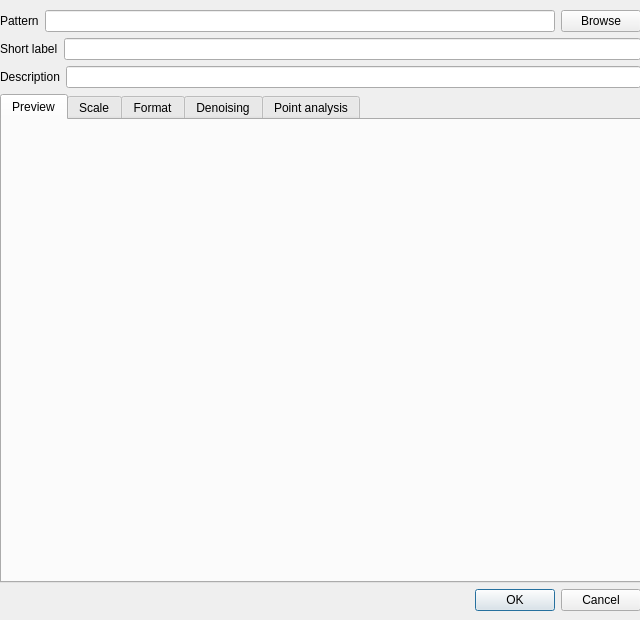
<?xml version="1.0" encoding="UTF-8"?>
<ui version="4.0">
 <class>Dialog</class>
 <widget class="QDialog" name="Dialog">
  <property name="geometry">
   <rect>
    <x>0</x>
    <y>0</y>
    <width>640</width>
    <height>620</height>
   </rect>
  </property>
  <property name="windowTitle">
   <string>Dialog</string>
  </property>
  <widget class="QWidget" name="layoutWidget">
   <property name="geometry">
    <rect>
     <x>0</x>
     <y>10</y>
     <width>641</width>
     <height>601</height>
    </rect>
   </property>
   <layout class="QVBoxLayout" name="verticalLayout_4">
    <item>
     <layout class="QVBoxLayout" name="verticalLayout_3">
      <item>
       <layout class="QHBoxLayout" name="horizontalLayout">
        <item>
         <widget class="QLabel" name="label">
          <property name="text">
           <string>Pattern</string>
          </property>
         </widget>
        </item>
        <item>
         <widget class="QLineEdit" name="pattern_box">
          <property name="toolTip">
           <string>&lt;html&gt;&lt;head/&gt;&lt;body&gt;&lt;p&gt;Enter the pattern to the maps. Replace the component part by {component}. Use the browse button to navigate the filesystem.&lt;/p&gt;&lt;/body&gt;&lt;/html&gt;</string>
          </property>
         </widget>
        </item>
        <item>
         <widget class="QPushButton" name="browse_button">
          <property name="text">
           <string>Browse</string>
          </property>
         </widget>
        </item>
       </layout>
      </item>
      <item>
       <layout class="QHBoxLayout" name="horizontalLayout_9">
        <item>
         <widget class="QLabel" name="label_12">
          <property name="text">
           <string>Short label</string>
          </property>
         </widget>
        </item>
        <item>
         <widget class="QLineEdit" name="short_label_edit"/>
        </item>
       </layout>
      </item>
      <item>
       <layout class="QHBoxLayout" name="horizontalLayout_2">
        <item>
         <widget class="QLabel" name="label_2">
          <property name="text">
           <string>Description</string>
          </property>
         </widget>
        </item>
        <item>
         <widget class="QLineEdit" name="description_box"/>
        </item>
       </layout>
      </item>
     </layout>
    </item>
    <item>
     <widget class="QTabWidget" name="tabWidget">
      <property name="currentIndex">
       <number>0</number>
      </property>
      <widget class="QWidget" name="preview_tab">
       <property name="enabled">
        <bool>true</bool>
       </property>
       <property name="toolTip">
        <string>&lt;html&gt;&lt;head/&gt;&lt;body&gt;&lt;p&gt;Preview the BSE map&lt;/p&gt;&lt;/body&gt;&lt;/html&gt;</string>
       </property>
       <attribute name="title">
        <string>Preview</string>
       </attribute>
      </widget>
      <widget class="QWidget" name="tab">
       <attribute name="title">
        <string>Scale</string>
       </attribute>
       <widget class="QWidget" name="">
        <property name="geometry">
         <rect>
          <x>60</x>
          <y>40</y>
          <width>304</width>
          <height>74</height>
         </rect>
        </property>
        <layout class="QVBoxLayout" name="verticalLayout_6">
         <item>
          <layout class="QHBoxLayout" name="horizontalLayout_11">
           <item>
            <widget class="QLabel" name="label_24">
             <property name="text">
              <string>Pixel size:</string>
             </property>
            </widget>
           </item>
           <item>
            <widget class="QDoubleSpinBox" name="dx_scale_box">
             <property name="decimals">
              <number>2</number>
             </property>
             <property name="maximum">
              <double>9999.000000000000000</double>
             </property>
            </widget>
           </item>
           <item>
            <widget class="QLabel" name="label_23">
             <property name="text">
              <string>nm</string>
             </property>
            </widget>
           </item>
          </layout>
         </item>
        </layout>
       </widget>
      </widget>
      <widget class="QWidget" name="format_tab">
       <attribute name="title">
        <string>Format</string>
       </attribute>
       <widget class="QWidget" name="layoutWidget">
        <property name="geometry">
         <rect>
          <x>70</x>
          <y>20</y>
          <width>161</width>
          <height>331</height>
         </rect>
        </property>
        <layout class="QVBoxLayout" name="verticalLayout_5">
         <item>
          <widget class="QLabel" name="label_20">
           <property name="text">
            <string>BSE map input format:</string>
           </property>
          </widget>
         </item>
         <item>
          <layout class="QGridLayout" name="gridLayout_2">
           <item row="0" column="0">
            <widget class="QLabel" name="label_14">
             <property name="text">
              <string>Delimiter</string>
             </property>
            </widget>
           </item>
           <item row="0" column="1">
            <widget class="QLineEdit" name="format_bse_delim">
             <property name="inputMethodHints">
              <set>Qt::ImhNone</set>
             </property>
             <property name="alignment">
              <set>Qt::AlignRight|Qt::AlignTrailing|Qt::AlignVCenter</set>
             </property>
            </widget>
           </item>
           <item row="1" column="0">
            <widget class="QLabel" name="label_15">
             <property name="text">
              <string>Max Value</string>
             </property>
            </widget>
           </item>
           <item row="1" column="1">
            <widget class="QLineEdit" name="format_bse_max">
             <property name="inputMethodHints">
              <set>Qt::ImhDigitsOnly</set>
             </property>
             <property name="alignment">
              <set>Qt::AlignRight|Qt::AlignTrailing|Qt::AlignVCenter</set>
             </property>
            </widget>
           </item>
           <item row="2" column="0">
            <widget class="QLabel" name="label_16">
             <property name="text">
              <string>Min Value</string>
             </property>
            </widget>
           </item>
           <item row="2" column="1">
            <widget class="QLineEdit" name="format_bse_min">
             <property name="inputMethodHints">
              <set>Qt::ImhDigitsOnly</set>
             </property>
             <property name="alignment">
              <set>Qt::AlignRight|Qt::AlignTrailing|Qt::AlignVCenter</set>
             </property>
            </widget>
           </item>
          </layout>
         </item>
         <item>
          <widget class="QLabel" name="label_21">
           <property name="text">
            <string>EDS map input format:</string>
           </property>
          </widget>
         </item>
         <item>
          <layout class="QGridLayout" name="gridLayout_3">
           <item row="0" column="0">
            <widget class="QLabel" name="label_17">
             <property name="text">
              <string>Delimiter</string>
             </property>
            </widget>
           </item>
           <item row="0" column="1">
            <widget class="QLineEdit" name="format_eds_delim">
             <property name="alignment">
              <set>Qt::AlignRight|Qt::AlignTrailing|Qt::AlignVCenter</set>
             </property>
            </widget>
           </item>
           <item row="1" column="0">
            <widget class="QLabel" name="label_18">
             <property name="text">
              <string>Max Value</string>
             </property>
            </widget>
           </item>
           <item row="1" column="1">
            <widget class="QLineEdit" name="format_eds_max">
             <property name="inputMethodHints">
              <set>Qt::ImhDigitsOnly</set>
             </property>
             <property name="alignment">
              <set>Qt::AlignRight|Qt::AlignTrailing|Qt::AlignVCenter</set>
             </property>
            </widget>
           </item>
           <item row="2" column="0">
            <widget class="QLabel" name="label_19">
             <property name="text">
              <string>Min Value</string>
             </property>
            </widget>
           </item>
           <item row="2" column="1">
            <widget class="QLineEdit" name="format_eds_min">
             <property name="inputMethodHints">
              <set>Qt::ImhDigitsOnly</set>
             </property>
             <property name="alignment">
              <set>Qt::AlignRight|Qt::AlignTrailing|Qt::AlignVCenter</set>
             </property>
            </widget>
           </item>
          </layout>
         </item>
        </layout>
       </widget>
      </widget>
      <widget class="QWidget" name="filter_tab">
       <attribute name="title">
        <string>Denoising</string>
       </attribute>
       <widget class="QWidget" name="layoutWidget">
        <property name="geometry">
         <rect>
          <x>70</x>
          <y>60</y>
          <width>281</width>
          <height>141</height>
         </rect>
        </property>
        <layout class="QGridLayout" name="gridLayout">
         <item row="3" column="1">
          <widget class="QLabel" name="label_11">
           <property name="text">
            <string>Sigma</string>
           </property>
          </widget>
         </item>
         <item row="1" column="0">
          <widget class="QRadioButton" name="tv_filter_check">
           <property name="text">
            <string>Total variation</string>
           </property>
           <property name="checked">
            <bool>true</bool>
           </property>
          </widget>
         </item>
         <item row="2" column="2">
          <widget class="QSpinBox" name="radius_filter_box">
           <property name="maximum">
            <number>999</number>
           </property>
           <property name="value">
            <number>3</number>
           </property>
          </widget>
         </item>
         <item row="3" column="0">
          <widget class="QRadioButton" name="gaussian_filter_check">
           <property name="text">
            <string>Gaussian filter</string>
           </property>
          </widget>
         </item>
         <item row="3" column="2">
          <widget class="QDoubleSpinBox" name="sigma_filter_box">
           <property name="decimals">
            <number>3</number>
           </property>
           <property name="value">
            <double>0.500000000000000</double>
           </property>
          </widget>
         </item>
         <item row="1" column="2">
          <widget class="QLineEdit" name="weight_filter_box">
           <property name="inputMethodHints">
            <set>Qt::ImhDigitsOnly</set>
           </property>
           <property name="inputMask">
            <string>0.01</string>
           </property>
          </widget>
         </item>
         <item row="2" column="0">
          <widget class="QRadioButton" name="mean_filter_check">
           <property name="text">
            <string>Mean filter</string>
           </property>
          </widget>
         </item>
         <item row="2" column="1">
          <widget class="QLabel" name="label_10">
           <property name="text">
            <string>Radius</string>
           </property>
          </widget>
         </item>
         <item row="1" column="1">
          <widget class="QLabel" name="label_9">
           <property name="text">
            <string>Weight</string>
           </property>
          </widget>
         </item>
         <item row="0" column="0">
          <widget class="QRadioButton" name="no_filter_check">
           <property name="text">
            <string>No Filter</string>
           </property>
          </widget>
         </item>
         <item row="0" column="1">
          <spacer name="horizontalSpacer">
           <property name="orientation">
            <enum>Qt::Horizontal</enum>
           </property>
           <property name="sizeHint" stdset="0">
            <size>
             <width>40</width>
             <height>20</height>
            </size>
           </property>
          </spacer>
         </item>
         <item row="0" column="2">
          <spacer name="horizontalSpacer_2">
           <property name="orientation">
            <enum>Qt::Horizontal</enum>
           </property>
           <property name="sizeHint" stdset="0">
            <size>
             <width>40</width>
             <height>20</height>
            </size>
           </property>
          </spacer>
         </item>
        </layout>
       </widget>
      </widget>
      <widget class="QWidget" name="param_tab">
       <attribute name="title">
        <string>Point analysis</string>
       </attribute>
       <widget class="QWidget" name="layoutWidget">
        <property name="geometry">
         <rect>
          <x>20</x>
          <y>20</y>
          <width>511</width>
          <height>341</height>
         </rect>
        </property>
        <layout class="QVBoxLayout" name="verticalLayout_2">
         <item>
          <widget class="QCheckBox" name="segmentation_check">
           <property name="text">
            <string>Use segmentation</string>
           </property>
           <property name="checked">
            <bool>true</bool>
           </property>
          </widget>
         </item>
         <item>
          <layout class="QVBoxLayout" name="verticalLayout">
           <item>
            <layout class="QHBoxLayout" name="horizontalLayout_3">
             <item>
              <widget class="QLabel" name="label_3">
               <property name="text">
                <string>Green</string>
               </property>
              </widget>
             </item>
             <item>
              <widget class="QComboBox" name="green_combo"/>
             </item>
             <item>
              <widget class="QDoubleSpinBox" name="green_factor_box">
               <property name="decimals">
                <number>2</number>
               </property>
               <property name="value">
                <double>4.000000000000000</double>
               </property>
              </widget>
             </item>
            </layout>
           </item>
           <item>
            <layout class="QHBoxLayout" name="horizontalLayout_4">
             <item>
              <widget class="QLabel" name="label_4">
               <property name="text">
                <string>Red</string>
               </property>
              </widget>
             </item>
             <item>
              <widget class="QComboBox" name="red_combo"/>
             </item>
             <item>
              <widget class="QDoubleSpinBox" name="red_factor_box">
               <property name="value">
                <double>4.000000000000000</double>
               </property>
              </widget>
             </item>
            </layout>
           </item>
           <item>
            <layout class="QHBoxLayout" name="horizontalLayout_5">
             <item>
              <widget class="QLabel" name="label_5">
               <property name="text">
                <string>Blue</string>
               </property>
              </widget>
             </item>
             <item>
              <widget class="QComboBox" name="blue_combo"/>
             </item>
             <item>
              <widget class="QDoubleSpinBox" name="blue_factor_box">
               <property name="value">
                <double>2.000000000000000</double>
               </property>
              </widget>
             </item>
            </layout>
           </item>
          </layout>
         </item>
         <item>
          <layout class="QHBoxLayout" name="horizontalLayout_7">
           <item>
            <widget class="QCheckBox" name="bsemix_check">
             <property name="text">
              <string>Mix with BSE</string>
             </property>
             <property name="checked">
              <bool>true</bool>
             </property>
            </widget>
           </item>
           <item>
            <widget class="QLabel" name="label_7">
             <property name="text">
              <string>Alpha</string>
             </property>
             <property name="alignment">
              <set>Qt::AlignRight|Qt::AlignTrailing|Qt::AlignVCenter</set>
             </property>
            </widget>
           </item>
           <item>
            <widget class="QDoubleSpinBox" name="alpha_box">
             <property name="maximum">
              <double>1.000000000000000</double>
             </property>
             <property name="singleStep">
              <double>0.050000000000000</double>
             </property>
             <property name="value">
              <double>0.800000000000000</double>
             </property>
            </widget>
           </item>
          </layout>
         </item>
         <item>
          <layout class="QHBoxLayout" name="horizontalLayout_6">
           <item>
            <widget class="QLabel" name="label_6">
             <property name="text">
              <string>Number of points</string>
             </property>
            </widget>
           </item>
           <item>
            <widget class="QLineEdit" name="numberpts_box">
             <property name="inputMethodHints">
              <set>Qt::ImhDigitsOnly</set>
             </property>
             <property name="text">
              <string>20000</string>
             </property>
             <property name="alignment">
              <set>Qt::AlignRight|Qt::AlignTrailing|Qt::AlignVCenter</set>
             </property>
            </widget>
           </item>
           <item>
            <widget class="QLabel" name="label_13">
             <property name="text">
              <string>Compactness</string>
             </property>
            </widget>
           </item>
           <item>
            <widget class="QLineEdit" name="compactness_box">
             <property name="inputMethodHints">
              <set>Qt::ImhDigitsOnly</set>
             </property>
             <property name="text">
              <string>5.0</string>
             </property>
             <property name="alignment">
              <set>Qt::AlignRight|Qt::AlignTrailing|Qt::AlignVCenter</set>
             </property>
            </widget>
           </item>
          </layout>
         </item>
         <item>
          <layout class="QHBoxLayout" name="horizontalLayout_8">
           <item>
            <widget class="QCheckBox" name="filterbse_check">
             <property name="text">
              <string>Filter with BSE</string>
             </property>
             <property name="checked">
              <bool>true</bool>
             </property>
            </widget>
           </item>
           <item>
            <widget class="QLabel" name="label_8">
             <property name="text">
              <string>Min BSE</string>
             </property>
             <property name="alignment">
              <set>Qt::AlignRight|Qt::AlignTrailing|Qt::AlignVCenter</set>
             </property>
            </widget>
           </item>
           <item>
            <widget class="QDoubleSpinBox" name="minbse_box">
             <property name="decimals">
              <number>3</number>
             </property>
             <property name="value">
              <double>0.200000000000000</double>
             </property>
            </widget>
           </item>
          </layout>
         </item>
        </layout>
       </widget>
      </widget>
     </widget>
    </item>
    <item>
     <widget class="QDialogButtonBox" name="buttonBox">
      <property name="orientation">
       <enum>Qt::Horizontal</enum>
      </property>
      <property name="standardButtons">
       <set>QDialogButtonBox::Cancel|QDialogButtonBox::Ok</set>
      </property>
     </widget>
    </item>
   </layout>
  </widget>
 </widget>
 <resources/>
 <connections>
  <connection>
   <sender>buttonBox</sender>
   <signal>accepted()</signal>
   <receiver>Dialog</receiver>
   <slot>accept()</slot>
   <hints>
    <hint type="sourcelabel">
     <x>498</x>
     <y>584</y>
    </hint>
    <hint type="destinationlabel">
     <x>157</x>
     <y>274</y>
    </hint>
   </hints>
  </connection>
  <connection>
   <sender>buttonBox</sender>
   <signal>rejected()</signal>
   <receiver>Dialog</receiver>
   <slot>reject()</slot>
   <hints>
    <hint type="sourcelabel">
     <x>566</x>
     <y>590</y>
    </hint>
    <hint type="destinationlabel">
     <x>286</x>
     <y>274</y>
    </hint>
   </hints>
  </connection>
 </connections>
</ui>
